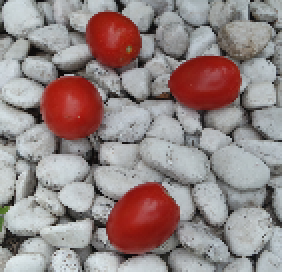
#> input picture cv2-resize-image-0.05.png, 141 x 136 px (shown 2 times larger)
$ python -i libreriaFiltros.py   (imports and definitions only)
#> lines starting #> are read from the running program, lines starting #| are printed output that depends on the picture
import math
import cv2
import numpy as np
from scipy import ndimage as ndi
from skimage.segmentation import watershed
from skimage.feature import peak_local_max
import matplotlib.pyplot as plt
import kmeans as km
from collections import defaultdict
from sklearn.cluster import KMeans

# [464 lines left out: functions convertirEscalaGrisesNTSC, crearMatrizRelleno, aplicarFiltro, convolucionPixel, mascaraGaussiana, mascaraGy and 17 more, not called in this run]

def algoritmoWaterShed(image):

    distance = ndi.distance_transform_edt(image)
    coords = peak_local_max(distance, footprint=np.ones((3, 3)), labels=image)
    mask = np.zeros(distance.shape, dtype=bool)
    mask[tuple(coords.T)] = True
    markers, _ = ndi.label(mask)
    labels = watershed(-distance, markers, mask=image)

    fig, axes = plt.subplots(ncols=3, figsize=(9, 3), sharex=True, sharey=True)
    ax = axes.ravel()

    ax[0].imshow(image, cmap=plt.cm.gray)
    ax[0].set_title('Overlapping objects')
    ax[1].imshow(-distance, cmap=plt.cm.gray)
    ax[1].set_title('Distances')
    ax[2].imshow(labels, cmap=plt.cm.nipy_spectral)
    ax[2].set_title('Separated objects')

    for a in ax:
        a.set_axis_off()

    fig.tight_layout()
    plt.show()

    return labels, -distance

# [126 lines left out: functions agrupamientoPorColoresKmeans, obtenerCoordenadasPorNivelGris, extraerCoordenadasPorObjeto, agrupamientoPorCoordenadasKmeans, not called in this run]


>>> import cv2
>>> picture = cv2.imread('cv2-resize-image-0.05.png', cv2.IMREAD_GRAYSCALE)
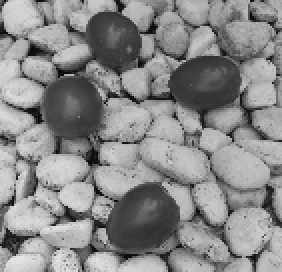
#> picture: shape (136, 141) (shown 2 times larger); min 8, max 232, mean 137.3
>>> result = algoritmoWaterShed(picture)
#> in algoritmoWaterShed, `distance = ndi.distance_transform_edt(image)`:
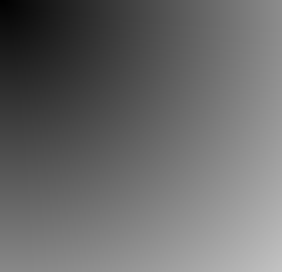
#> distance: shape (136, 141) float64 (shown 2 times larger); min 1, max 195.2, mean 106
#> in algoritmoWaterShed, `coords = peak_local_max(distance, footprint=np.ones((3, 3)), labels=im..`: coords = 15899 pairs, first value 1 to 134, second value 1 to 139
#> in algoritmoWaterShed, `labels = watershed(-distance, markers, mask=image)`:
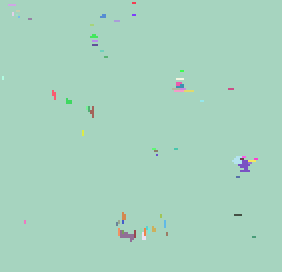
#> labels: shape (136, 141) int32 (shown 2 times larger); 66 distinct labels, from 1 to 66; one colour per label, 0 black
#> in algoritmoWaterShed, `plt.show()`:
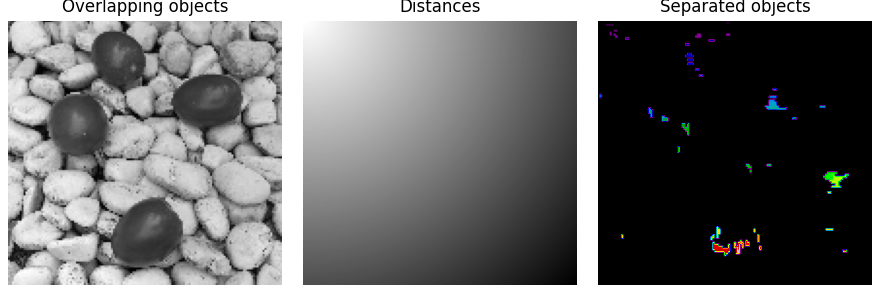
#> figure drawn by matplotlib, 3 panels
